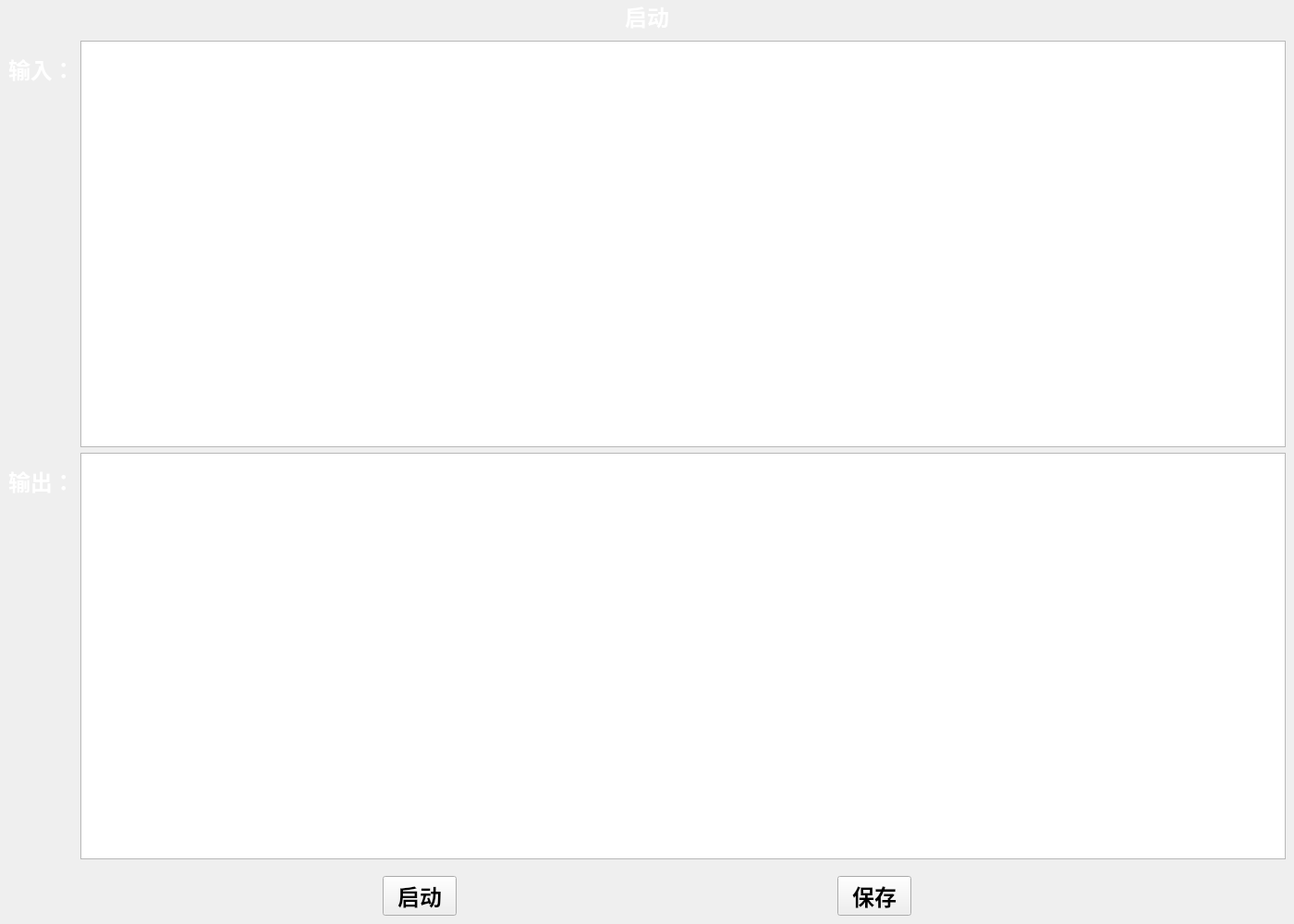
<?xml version="1.0" encoding="UTF-8"?>
<ui version="4.0">
 <class>cmdstart</class>
 <widget class="QWidget" name="cmdstart">
  <property name="geometry">
   <rect>
    <x>0</x>
    <y>0</y>
    <width>1400</width>
    <height>1000</height>
   </rect>
  </property>
  <property name="font">
   <font>
    <pointsize>18</pointsize>
    <weight>75</weight>
    <bold>true</bold>
    <kerning>true</kerning>
   </font>
  </property>
  <property name="windowTitle">
   <string>Form</string>
  </property>
  <property name="layoutDirection">
   <enum>Qt::LeftToRight</enum>
  </property>
  <property name="autoFillBackground">
   <bool>false</bool>
  </property>
  <property name="styleSheet">
   <string notr="true">border-image: url(:/Image/bj_3.png);
color: rgb(255, 255, 255);</string>
  </property>
  <layout class="QVBoxLayout" name="verticalLayout">
   <property name="spacing">
    <number>0</number>
   </property>
   <property name="leftMargin">
    <number>0</number>
   </property>
   <property name="topMargin">
    <number>0</number>
   </property>
   <property name="rightMargin">
    <number>0</number>
   </property>
   <property name="bottomMargin">
    <number>0</number>
   </property>
   <item>
    <widget class="QLabel" name="label">
     <property name="enabled">
      <bool>true</bool>
     </property>
     <property name="sizePolicy">
      <sizepolicy hsizetype="Preferred" vsizetype="Preferred">
       <horstretch>0</horstretch>
       <verstretch>0</verstretch>
      </sizepolicy>
     </property>
     <property name="contextMenuPolicy">
      <enum>Qt::CustomContextMenu</enum>
     </property>
     <property name="styleSheet">
      <string notr="true">border-image: url(:/Image/bj_4.png);
color: rgb(255, 255, 255);</string>
     </property>
     <property name="text">
      <string>启动</string>
     </property>
     <property name="scaledContents">
      <bool>true</bool>
     </property>
     <property name="alignment">
      <set>Qt::AlignCenter</set>
     </property>
     <property name="wordWrap">
      <bool>false</bool>
     </property>
    </widget>
   </item>
   <item>
    <widget class="QWidget" name="widget" native="true">
     <property name="styleSheet">
      <string notr="true">border-image: url(:/Image/bj_3.png);</string>
     </property>
     <layout class="QFormLayout" name="formLayout">
      <item row="0" column="0">
       <widget class="QLabel" name="label_2">
        <property name="styleSheet">
         <string notr="true">border-image: url(:/Image/02.png);
color: rgb(255, 255, 255);</string>
        </property>
        <property name="text">
         <string>输入：</string>
        </property>
       </widget>
      </item>
      <item row="0" column="1">
       <widget class="QTextEdit" name="intextEdit">
        <property name="styleSheet">
         <string notr="true">border-image: url(:/Image/02.png);
color: rgb(0, 0, 0);</string>
        </property>
       </widget>
      </item>
      <item row="1" column="0">
       <widget class="QLabel" name="label_3">
        <property name="styleSheet">
         <string notr="true">border-image: url(:/Image/02.png);
color: rgb(255, 255, 255);</string>
        </property>
        <property name="text">
         <string>输出：</string>
        </property>
       </widget>
      </item>
      <item row="1" column="1">
       <widget class="QTextEdit" name="outtextEdit">
        <property name="styleSheet">
         <string notr="true">border-image: url(:/Image/02.png);
color: rgb(0, 0, 0);</string>
        </property>
       </widget>
      </item>
     </layout>
    </widget>
   </item>
   <item>
    <widget class="QWidget" name="widget_2" native="true">
     <property name="styleSheet">
      <string notr="true">border-image: url(:/Image/bj_4.png);</string>
     </property>
     <layout class="QHBoxLayout" name="horizontalLayout">
      <item>
       <spacer name="horizontalSpacer">
        <property name="orientation">
         <enum>Qt::Horizontal</enum>
        </property>
        <property name="sizeHint" stdset="0">
         <size>
          <width>40</width>
          <height>20</height>
         </size>
        </property>
       </spacer>
      </item>
      <item>
       <widget class="QPushButton" name="start">
        <property name="font">
         <font>
          <pointsize>18</pointsize>
          <weight>75</weight>
          <bold>true</bold>
         </font>
        </property>
        <property name="styleSheet">
         <string notr="true">border-image: url(:/Image/02.png);
color: rgb(0, 0, 0);</string>
        </property>
        <property name="text">
         <string>启动</string>
        </property>
       </widget>
      </item>
      <item>
       <spacer name="horizontalSpacer_3">
        <property name="orientation">
         <enum>Qt::Horizontal</enum>
        </property>
        <property name="sizeHint" stdset="0">
         <size>
          <width>40</width>
          <height>20</height>
         </size>
        </property>
       </spacer>
      </item>
      <item>
       <widget class="QPushButton" name="confirm">
        <property name="styleSheet">
         <string notr="true">border-image: url(:/Image/02.png);
color: rgb(0, 0, 0);</string>
        </property>
        <property name="text">
         <string>保存</string>
        </property>
       </widget>
      </item>
      <item>
       <spacer name="horizontalSpacer_2">
        <property name="orientation">
         <enum>Qt::Horizontal</enum>
        </property>
        <property name="sizeHint" stdset="0">
         <size>
          <width>40</width>
          <height>20</height>
         </size>
        </property>
       </spacer>
      </item>
     </layout>
    </widget>
   </item>
  </layout>
 </widget>
 <resources/>
 <connections/>
</ui>
